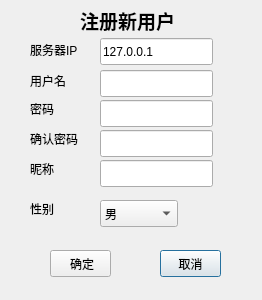
<?xml version="1.0" encoding="UTF-8"?>
<ui version="4.0">
 <class>RegisterDialog</class>
 <widget class="QDialog" name="RegisterDialog">
  <property name="geometry">
   <rect>
    <x>0</x>
    <y>0</y>
    <width>262</width>
    <height>300</height>
   </rect>
  </property>
  <property name="windowTitle">
   <string>注册框</string>
  </property>
  <widget class="QLabel" name="label_4">
   <property name="geometry">
    <rect>
     <x>30</x>
     <y>100</y>
     <width>66</width>
     <height>17</height>
    </rect>
   </property>
   <property name="text">
    <string>密码</string>
   </property>
  </widget>
  <widget class="QLabel" name="label">
   <property name="geometry">
    <rect>
     <x>80</x>
     <y>0</y>
     <width>121</width>
     <height>41</height>
    </rect>
   </property>
   <property name="font">
    <font>
     <family>DejaVu Sans</family>
     <pointsize>14</pointsize>
     <weight>75</weight>
     <bold>true</bold>
    </font>
   </property>
   <property name="text">
    <string>注册新用户</string>
   </property>
  </widget>
  <widget class="QLineEdit" name="editName">
   <property name="geometry">
    <rect>
     <x>100</x>
     <y>70</y>
     <width>113</width>
     <height>27</height>
    </rect>
   </property>
   <property name="maxLength">
    <number>10</number>
   </property>
  </widget>
  <widget class="QLabel" name="label_2">
   <property name="geometry">
    <rect>
     <x>30</x>
     <y>72</y>
     <width>66</width>
     <height>17</height>
    </rect>
   </property>
   <property name="text">
    <string>用户名</string>
   </property>
  </widget>
  <widget class="QLineEdit" name="editPass">
   <property name="geometry">
    <rect>
     <x>100</x>
     <y>100</y>
     <width>113</width>
     <height>27</height>
    </rect>
   </property>
   <property name="maxLength">
    <number>16</number>
   </property>
   <property name="echoMode">
    <enum>QLineEdit::Password</enum>
   </property>
  </widget>
  <widget class="QLineEdit" name="editNickName">
   <property name="geometry">
    <rect>
     <x>100</x>
     <y>160</y>
     <width>113</width>
     <height>27</height>
    </rect>
   </property>
   <property name="maxLength">
    <number>12</number>
   </property>
  </widget>
  <widget class="QLabel" name="label_5">
   <property name="geometry">
    <rect>
     <x>30</x>
     <y>130</y>
     <width>66</width>
     <height>17</height>
    </rect>
   </property>
   <property name="text">
    <string>确认密码</string>
   </property>
  </widget>
  <widget class="QLineEdit" name="editConfirmPass">
   <property name="geometry">
    <rect>
     <x>100</x>
     <y>130</y>
     <width>113</width>
     <height>27</height>
    </rect>
   </property>
   <property name="maxLength">
    <number>16</number>
   </property>
   <property name="echoMode">
    <enum>QLineEdit::Password</enum>
   </property>
  </widget>
  <widget class="QLabel" name="label_6">
   <property name="geometry">
    <rect>
     <x>30</x>
     <y>200</y>
     <width>66</width>
     <height>17</height>
    </rect>
   </property>
   <property name="text">
    <string>性别</string>
   </property>
  </widget>
  <widget class="QComboBox" name="cbxSex">
   <property name="geometry">
    <rect>
     <x>100</x>
     <y>200</y>
     <width>78</width>
     <height>27</height>
    </rect>
   </property>
   <item>
    <property name="text">
     <string>男</string>
    </property>
   </item>
   <item>
    <property name="text">
     <string>女</string>
    </property>
   </item>
   <item>
    <property name="text">
     <string>其他</string>
    </property>
   </item>
  </widget>
  <widget class="QLabel" name="label_3">
   <property name="geometry">
    <rect>
     <x>30</x>
     <y>160</y>
     <width>66</width>
     <height>17</height>
    </rect>
   </property>
   <property name="text">
    <string>昵称</string>
   </property>
  </widget>
  <widget class="QPushButton" name="pbQuit">
   <property name="geometry">
    <rect>
     <x>160</x>
     <y>250</y>
     <width>61</width>
     <height>27</height>
    </rect>
   </property>
   <property name="text">
    <string>取消</string>
   </property>
  </widget>
  <widget class="QPushButton" name="pbOk">
   <property name="geometry">
    <rect>
     <x>50</x>
     <y>250</y>
     <width>61</width>
     <height>27</height>
    </rect>
   </property>
   <property name="text">
    <string> 确定</string>
   </property>
  </widget>
  <widget class="QLabel" name="label_7">
   <property name="geometry">
    <rect>
     <x>30</x>
     <y>41</y>
     <width>66</width>
     <height>17</height>
    </rect>
   </property>
   <property name="text">
    <string>服务器IP</string>
   </property>
  </widget>
  <widget class="QLineEdit" name="editServerIP">
   <property name="geometry">
    <rect>
     <x>100</x>
     <y>38</y>
     <width>113</width>
     <height>27</height>
    </rect>
   </property>
   <property name="text">
    <string>127.0.0.1</string>
   </property>
   <property name="maxLength">
    <number>10</number>
   </property>
  </widget>
 </widget>
 <tabstops>
  <tabstop>editName</tabstop>
  <tabstop>editPass</tabstop>
  <tabstop>editConfirmPass</tabstop>
  <tabstop>editNickName</tabstop>
  <tabstop>cbxSex</tabstop>
  <tabstop>pbOk</tabstop>
  <tabstop>pbQuit</tabstop>
  <tabstop>editServerIP</tabstop>
 </tabstops>
 <resources/>
 <connections>
  <connection>
   <sender>pbQuit</sender>
   <signal>clicked()</signal>
   <receiver>RegisterDialog</receiver>
   <slot>close()</slot>
   <hints>
    <hint type="sourcelabel">
     <x>190</x>
     <y>263</y>
    </hint>
    <hint type="destinationlabel">
     <x>130</x>
     <y>149</y>
    </hint>
   </hints>
  </connection>
 </connections>
</ui>
